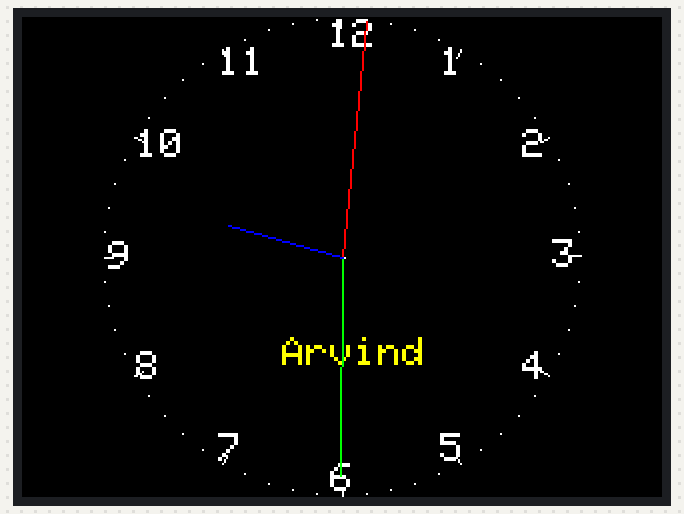
The sketch below on a simulated Arduino Uno, built with avr-gcc and run on an emulated ATmega328P. On the bench: 320×240 colour display.

Above: at 0.3 s.
At 3.3 s:
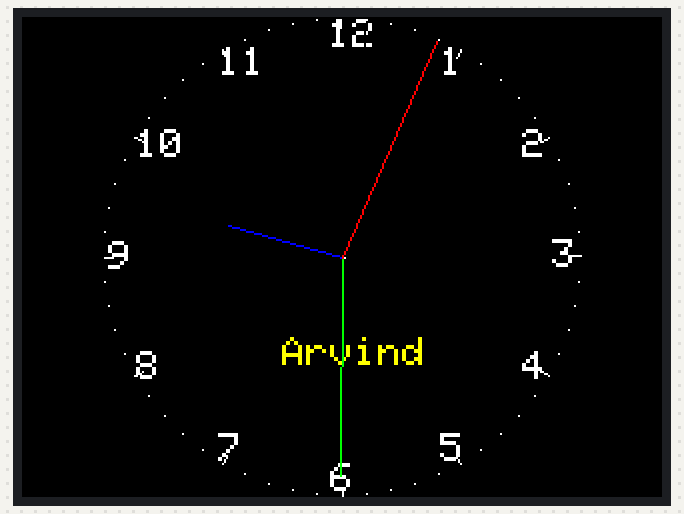
At 6.4 s:
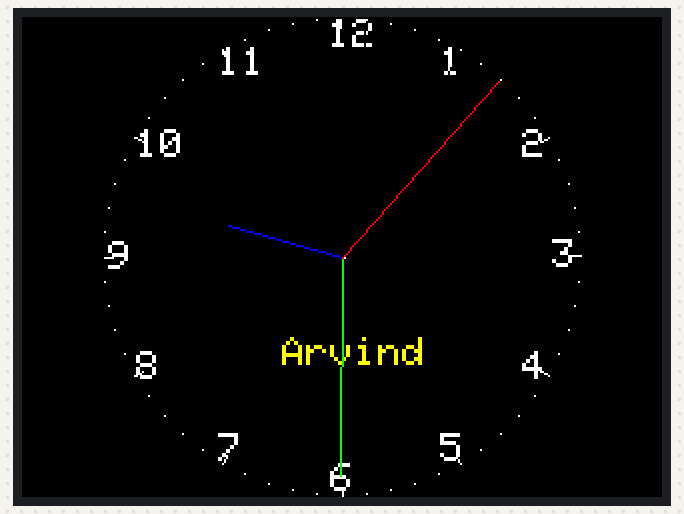
At 13.4 s:
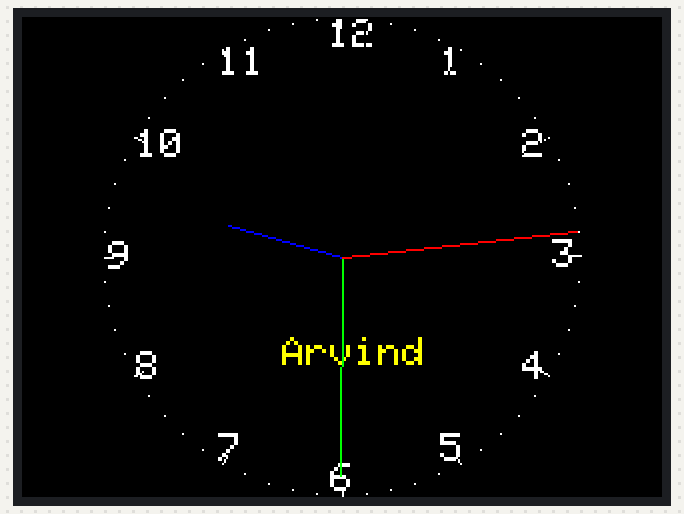
At 25.5 s:
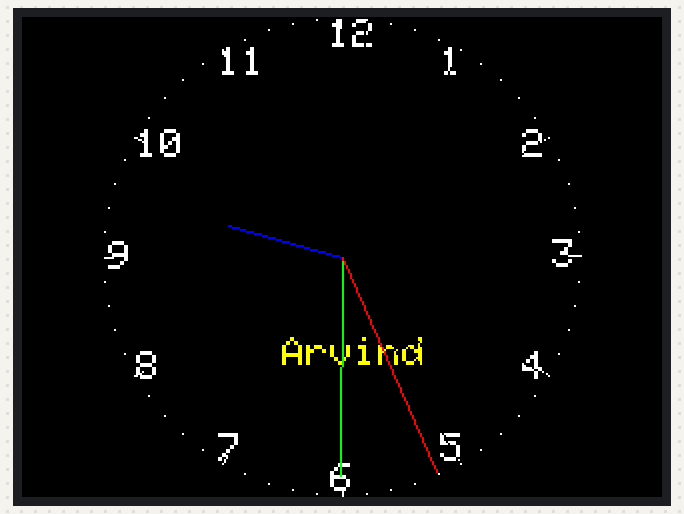
At 38.5 s:
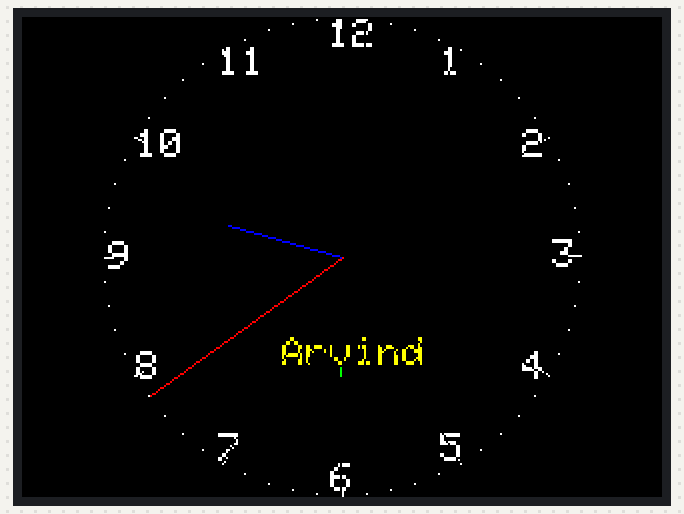

The sketch:

sketch.ino
```cpp
#include <Adafruit_GFX.h>
#include <Adafruit_ILI9341.h>

#define TFT_CS     10
#define TFT_RST    9
#define TFT_DC     8
#define scl        4
#define mosi       6
#define ss         7

Adafruit_ILI9341 tft = Adafruit_ILI9341(TFT_CS, TFT_DC, TFT_RST);

int hours = 9;
int minutes = 30;
int seconds = 0;
char *number[12]={"6","5","4","3","2","1","12","11","10","9","8","7"};
const int SCREEN_WIDTH = 320;
const int SCREEN_HEIGHT = 240;
float radius = min(SCREEN_HEIGHT, SCREEN_WIDTH)/2-1;

const int X_CENTER = SCREEN_WIDTH / 2;
const int Y_CENTER = SCREEN_HEIGHT / 2;

double angle;
int prevSeconds = -1;
int prevMinutes = -1;
int prevHours = -1;

void drawClockHand(double angle, int length, uint16_t color) {
  int x2 = X_CENTER + (sin(angle) * length);
  int y2 = Y_CENTER - (cos(angle) * length);
  tft.drawLine(X_CENTER, Y_CENTER, x2, y2, color);
}

void draw(void) {
  if (seconds != prevSeconds) {
    if (prevSeconds != -1) {
      drawClockHand(prevSeconds * 6 * 0.0174533, radius - 1, ILI9341_BLACK);  // Erase previous second hand
    }
    drawClockHand(seconds * 6 * 0.0174533, radius - 1, ILI9341_RED);
    prevSeconds = seconds;
  }

  if (minutes != prevMinutes) {
    if (prevMinutes != -1) {
      drawClockHand(prevMinutes * 6 * 0.0174533, radius - 10, ILI9341_BLACK);  // Erase previous minute hand
    }
    drawClockHand(minutes * 6 * 0.0174533, radius - 10, ILI9341_GREEN);
    prevMinutes = minutes;
  }

  if (hours != prevHours) {
    if (prevHours != -1) {
      drawClockHand(prevHours * 30 * 0.0174533 + (prevMinutes / 12.0 * 6 * 0.0174533), radius / 2, ILI9341_BLACK);  // Erase previous hour hand
    }
    drawClockHand(hours * 30 * 0.0174533 + (minutes / 12.0 * 6 * 0.0174533), radius / 2, ILI9341_BLUE);
    prevHours = hours;
  }
}

void setup(void) {
  tft.begin();
  tft.setRotation(3);  // Landscape mode
  tft.fillScreen(ILI9341_BLACK);  // Clear screen
  tft.drawCircle(X_CENTER, Y_CENTER, 1, ILI9341_WHITE);  // Draw center dot

  // Draw minute's ticks (60 lines)
  for(int j=1; j<=60; j++){
    angle = j * 6 * 0.0174533;
    int x1 = X_CENTER + (sin(angle) * radius);
    int y1 = Y_CENTER + (cos(angle) * radius);
    int x2 = X_CENTER + (sin(angle) * radius);
    int y2 = Y_CENTER + (cos(angle) * radius);
    tft.drawLine(x1, y1, x2, y2, ILI9341_WHITE);
  }

  // Draw hour's ticks (12 lines)
  for(int j=0; j<12; j++){
    angle = j * 30 * 0.0174533;
    int x1 = X_CENTER + (sin(angle) * radius);
    int y1 = Y_CENTER + (cos(angle) * radius);
    int x2 = X_CENTER + (sin(angle) * (radius - 4));
    int y2 = Y_CENTER + (cos(angle) * (radius - 4));
    tft.drawLine(x1, y1, x2, y2, ILI9341_WHITE);

    // Draw hour digits (12 lines)
    x2 = X_CENTER + (sin(angle) * (radius - 8));
    y2 = Y_CENTER + (cos(angle) * (radius - 8));
    tft.setTextSize(2);
    tft.setTextColor(ILI9341_WHITE);
    tft.setCursor(x2-6, y2-8);
    tft.print(number[j]);


  tft.setTextSize(2);
  tft.setTextColor(ILI9341_YELLOW);
 tft.setCursor(X_CENTER - 30, Y_CENTER + 40);
  tft.print("Arvind");

  }
}

void loop(void) {
  seconds += 1;
  if (seconds == 60) {
    seconds = 0;
    minutes += 1;
  }
  if (minutes == 60) {
    minutes = 0;
    hours += 1;
  }
  if (hours == 24) {
    hours = 1;
  }

  draw();

  delay(1000);
}
```

Measured:
- what the display in image 1 shows lasts 1.0 s, from 3.3 s to 4.3 s
